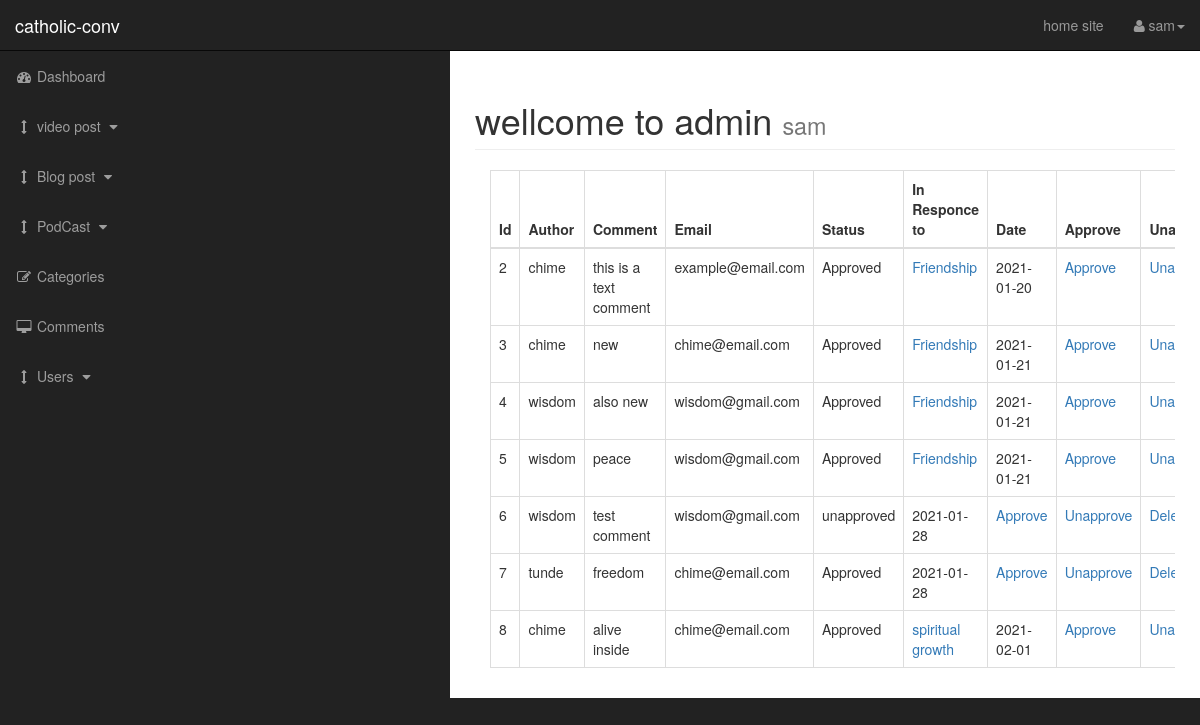
Page /admin/comment.php (signed in) on the committed database.
### tables this page shows
CREATE TABLE `Comments` (
  `comment_id` int(3) NOT NULL,
  `comment_post_id` int(3) NOT NULL,
  `comment_author` varchar(255) NOT NULL,
  `comment_email` varchar(255) NOT NULL,
  `comment_content` text NOT NULL,
  `comment_date` date NOT NULL,
  `comment_status` varchar(255) NOT NULL
);

CREATE TABLE `blog_post` (
  `blog_post_id` int(11) NOT NULL,
  `blog_post_title` varchar(255) NOT NULL,
  `blog_post_author` varchar(11255) NOT NULL,
  `blog_post_image` text NOT NULL,
  `blog_post_details` text NOT NULL,
  `blog_post_date` date NOT NULL,
  `blog_post_category_id` int(3) NOT NULL,
  `blog_post_tag` varchar(255) NOT NULL,
  `blog_post_status` varchar(255) NOT NULL DEFAULT 'draft',
  `blog_post_comment_count` int(11) NOT NULL DEFAULT 0
);

### admin/includes/view_all_comment.php (the view, shortened to what this page needs)
<div class="col-lg-12 col-sm-12 table-responsive">
<table class="table table-bordered table-hover">
    <thead>
    <tr>
        <th>Id</th>
        <th>Author</th>
        <th>Comment</th>
        <th>Email</th>
        <th>Status</th>
        <th>In Responce to</th>
        <th>Date</th>
        <th>Approve</th>
        <th>Unapprove</th>
    </tr>
    </thead>
    <tbody>
    <?php
    $query = 'SELECT * FROM Comments ';
    $select_comment = mysqli_query($connection, $query);
    while ($row = mysqli_fetch_assoc($select_comment)){
        $comment_id = $row['comment_id'];
        $comment_post_id = $row['comment_post_id'];
        $comment_author = $row['comment_author'];
        $comment_email = $row['comment_email'];
        $comment_content = $row['comment_content'];
        $comment_status = $row['comment_status'];
        $comment_date = $row['comment_date'];
        echo "<tr>";
        echo"<td>$comment_id</td>";
        echo"<td>$comment_author</td>";
        echo"<td>$comment_content</td>";
        echo"<td>$comment_email</td>";
        echo"<td>$comment_status</td>";
        $query ="SELECT * FROM blog_post WHERE blog_post_id={$comment_post_id}";
        $select_post_id_query = mysqli_query($connection, $query);
        while ($row = mysqli_fetch_assoc($select_post_id_query)) {
            $post_id=$row['blog_post_id'];
            $blog_post_title = $row['blog_post_title'];
            echo"<td><a href='../post.php?source=blog_post_details&p_id=$post_id' >$blog_post_title</a></td>";
        }
        echo"<td>$comment_date</td>";
        echo"<td><a href='comment.php?approve=$comment_id'>Approve</a></td>";
        echo"<td><a href='comment.php?Unapprove=$comment_id'>Unapprove</a></td>";
        echo"<td><a href='comment.php?delete=$comment_id;'>Delete</a></td>";
        echo"</tr>";
    }
    ?>
    </tbody>
</table>
</div>

### admin/includes/admin_header.php (shortened to what this page needs)
<!DOCTYPE html>
<html lang="en">
<head>
    <link href="css/bootstrap.min.css" rel="stylesheet">
    <link href="css/sb-admin.css" rel="stylesheet">
    <link href="font-awesome/css/font-awesome.min.css" rel="stylesheet" type="text/css">
</head>
<body>
    <div id="wrapper">

### admin/comment.php (shortened to what this page needs)
<?php include 'includes/admin_header.php' ?>
<div id="wrapper">
    <?php include 'includes/admin_nav.php' ?>
    <div id="page-wrapper">
        <div class="container-fluid">
            <div class="row">
                <div class="col-lg-12">
                    <h1 class="page-header">
                        wellcome to admin
                        <small><?php echo $_SESSION['User_name'] ?></small>
                    </h1>
                    <?php
                    if (isset($_GET['source'])) {
                        $source = $_GET['source'];
                    } else {
                        $source = "";
                    }
                    switch ($source) {
                        default:
                            include "includes/view_all_comment.php";
                            break;
                    }
                    ?>
                </div>
            </div>
        </div>
    </div>
    <?php include 'includes/admin_footer.php' ?>

### admin/includes/admin_nav.php (shortened to what this page needs)
<nav class="navbar navbar-inverse navbar-fixed-top" role="navigation">
    <div class="navbar-header">
        <a class="navbar-brand" href="index.php">catholic-conv </a>
    </div>
    <ul class="nav navbar-right top-nav">
        <li><a href="../index.php"> home site</a></li>
        <li class="dropdown">
            <a href="#" class="dropdown-toggle" data-toggle="dropdown"><i class="fa fa-user"></i>
                <?php
                if(isset($_SESSION['User_name'])){
                echo $_SESSION['User_name']; }
                ?><b class="caret"></b></a>
        </li>
    </ul>
    <div class="collapse navbar-collapse navbar-ex1-collapse">
        <ul class="nav navbar-nav side-nav">
            <li>
                <a href="index.php"><i class="fa fa-fw fa-dashboard"></i> Dashboard</a>
            </li>
            <li>
                <a href="javascript:" data-toggle="collapse" data-target="#Video_post"><i
                            class="fa fa-fw fa-arrows-v"></i> video post <i class="fa fa-fw fa-caret-down"></i></a>
            </li>
            <li>
                <a href="javascript:" data-toggle="collapse" data-target="#blog_post"><i
                            class="fa fa-fw fa-arrows-v"></i> Blog post <i class="fa fa-fw fa-caret-down"></i></a>
            </li>
            <li>
            <a href="javascript:" data-toggle="collapse" data-target="#podcast"><i
                        class="fa fa-fw fa-arrows-v"></i> PodCast <i class="fa fa-fw fa-caret-down"></i></a>
            </li>
            <li>
                <a href="categories.php"><i class="fa fa-fw fa-edit"></i> Categories</a>
            </li>
            <li>
                <a href="comment.php"><i class="fa fa-fw fa-desktop"></i> Comments</a>
            </li>
            <li>
                <a href="javascript:" data-toggle="collapse" data-target="#users"><i class="fa fa-fw fa-arrows-v"></i>
                    Users <i class="fa fa-fw fa-caret-down"></i></a>
            </li>
        </ul>
    </div>
</nav>

### admin/includes/admin_footer.php (shortened to what this page needs)
</div>
</body>
</html>

### admin/css/sb-admin.css (style rules this page uses)
body { margin-top: 100px; background-color: #222; }
@media (min-width:768px) { body { margin-top: 50px; } }
#wrapper { padding-left: 0; }
#page-wrapper { width: 100%; padding: 0; background-color: #fff; }
@media (min-width:768px) { #wrapper { padding-left: 225px; } }
@media (min-width:768px) { #page-wrapper { padding: 10px; } }
.top-nav { padding: 0 15px; }
.top-nav>li { display: inline-block; float: left; }
.top-nav>li>a { padding-top: 15px; padding-bottom: 15px; line-height: 20px; color: #999; }
@media (min-width:768px) { .side-nav { position: fixed; top: 51px; left: 225px; width: 225px; margin-left: -225px; border: none; border-radius: 0; overflow-y: auto; background-color: #222; } }
@media (min-width:768px) { .side-nav>li>a { width: 225px; } }

### rows in the picture
comments: comment_id "2", comment_author "chime", comment_content "this is a text comment", comment_email "example@email.com", comment_status "Approved", comment_date "2021-01-20"
blog_post: blog_post_title "Friendship"
comments: comment_id "3", comment_author "chime", comment_content "new", comment_email "chime@email.com", comment_status "Approved", comment_date "2021-01-21"
comments: comment_id "4", comment_author "wisdom", comment_content "also new", comment_email "wisdom@gmail.com", comment_status "Approved", comment_date "2021-01-21"
comments: comment_id "5", comment_author "wisdom", comment_content "peace", comment_email "wisdom@gmail.com", comment_status "Approved", comment_date "2021-01-21"
comments: comment_id "6", comment_author "wisdom", comment_content "test comment", comment_email "wisdom@gmail.com", comment_status "unapproved", comment_date "2021-01-28"
comments: comment_id "7", comment_author "tunde", comment_content "freedom", comment_email "chime@email.com", comment_status "Approved", comment_date "2021-01-28"
comments: comment_id "8", comment_author "chime", comment_content "alive inside", comment_email "chime@email.com", comment_status "Approved", comment_date "2021-02-01"
blog_post: blog_post_title "spiritual growth"

### other values in the picture
$_SESSION['User_name'] "sam"
